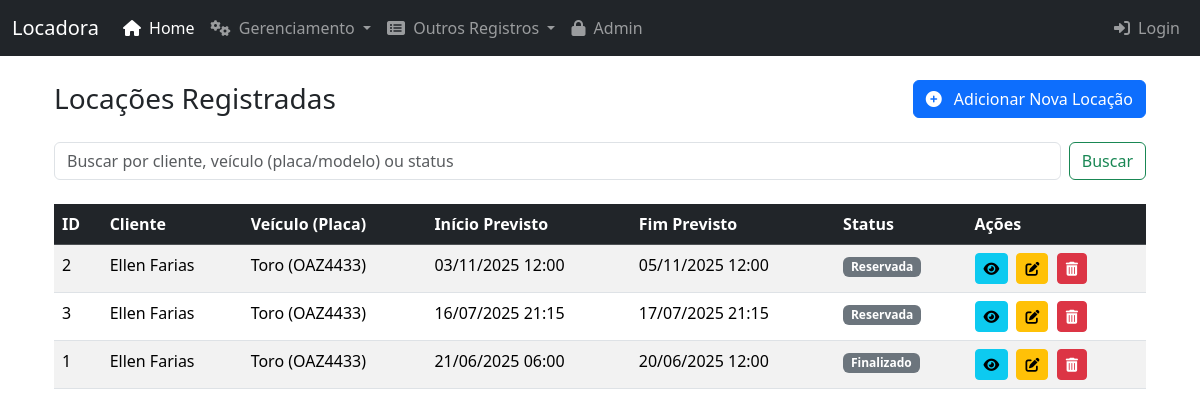
Screenshot of /locacoes/ with the database file from the repository.
### core/models.py (models this page shows, shortened)
class Locacao(models.Model):
    id_locacao = models.AutoField(primary_key=True)
    data_inicio = models.DateTimeField()
    data_fim_prevista = models.DateTimeField()
    data_fim_real = models.DateTimeField(null=True, blank=True)
    valor_total = models.DecimalField(max_digits=10, decimal_places=2, null=True, blank=True)
    status_locacao = models.CharField(max_length=20, default='Reservada')
    cliente = models.ForeignKey(Cliente, on_delete=models.PROTECT, related_name='locacoes')
    veiculo = models.ForeignKey(Veiculo, on_delete=models.PROTECT, related_name='locacoes')
    funcionario = models.ForeignKey(Funcionario, on_delete=models.SET_NULL, null=True, blank=True, related_name='locacoes_atendidas')
    agencia = models.ForeignKey(Agencia, on_delete=models.PROTECT, related_name='locacoes_origem')
    class Meta:
        verbose_name = "Locação"
        verbose_name_plural = "Locações"

class Cliente(models.Model):
    id_cliente = models.AutoField(primary_key=True)
    nome = models.CharField(max_length=100)
    sobrenome = models.CharField(max_length=100)
    cpf = models.CharField(max_length=14, unique=True) # Formato "XXX.XXX.XXX-XX"
    data_nascimento = models.DateField(null=True, blank=True)
    email = models.EmailField(unique=True)
    telefone = models.CharField(max_length=20)
    endereco = models.CharField(max_length=255)
    num_cnh = models.CharField(max_length=20, unique=True, null=True, blank=True)
    data_val_cnh = models.DateField(null=True, blank=True)
    class Meta:
        verbose_name = "Cliente"
        verbose_name_plural = "Clientes"

class Veiculo(models.Model):
    id_veiculo = models.AutoField(primary_key=True)
    placa = models.CharField(max_length=8, unique=True)
    marca = models.CharField(max_length=45)
    modelo = models.CharField(max_length=45)
    ano = models.IntegerField()
    cor = models.CharField(max_length=30)
    quilometragem = models.DecimalField(max_digits=10, decimal_places=2) # Pode ser IntegerField se for sempre km inteiros
    status_disponibilidade = models.CharField(max_length=20, default='Disponível')
    valor_diario = models.DecimalField(max_digits=10, decimal_places=2)
    tipo_veiculo = models.ForeignKey(TipoVeiculo, on_delete=models.SET_NULL, null=True, related_name='veiculos')
    class Meta:
        verbose_name = "Veículo"
        verbose_name_plural = "Veículos"

### core/views.py (the view, shortened to what this page needs)
# urls.py: path('locacoes/', views.lista_locacoes, name='lista_locacoes'),
def lista_locacoes(request):
    query = request.GET.get('q')
    locacoes = Locacao.objects.all().order_by('-data_inicio')
    return render(request, 'core/lista_locacoes.html', {'locacoes': locacoes})

### core/templates/core/lista_locacoes.html (shortened to what this page needs)
{% extends 'base.html' %}
{% block content %}
    <div class="d-flex justify-content-between align-items-center mb-4">
        <h1 class="h3 mb-0">Locações Registradas</h1>
        <a href="{% url 'adicionar_locacao' %}" class="btn btn-primary">
            <i class="fas fa-plus-circle me-2"></i> Adicionar Nova Locação
        </a>
    </div>
        <div class="mb-4">
        <form class="d-flex" method="GET" action="{% url 'lista_locacoes' %}">
            <input class="form-control me-2" type="search" placeholder="Buscar por cliente, veículo (placa/modelo) ou status" aria-label="Search" name="q" value="{{ query|default:'' }}">
            <button class="btn btn-outline-success" type="submit">Buscar</button>
        </form>
    </div>
    {% if locacoes %}
        <div class="table-responsive">
            <table class="table table-hover table-striped">
                <thead class="table-dark">
                    <tr>
                        <th>ID</th>
                        <th>Cliente</th>
                        <th>Veículo (Placa)</th>
                        <th>Início Previsto</th>
                        <th>Fim Previsto</th>
                        <th>Status</th>
                        <th>Ações</th>
                    </tr>
                </thead>
                <tbody>
                    {% for locacao in locacoes %}
                    <tr>
                        <td>{{ locacao.id_locacao }}</td>
                        <td>{{ locacao.cliente.nome }} {{ locacao.cliente.sobrenome }}</td>
                        <td>{{ locacao.veiculo.modelo }} ({{ locacao.veiculo.placa }})</td>
                        <td>{{ locacao.data_inicio|date:"d/m/Y H:i" }}</td>
                        <td>{{ locacao.data_fim_prevista|date:"d/m/Y H:i" }}</td>
                        <td><span class="badge bg-secondary">{{ locacao.status_locacao }}</span></td>
                        <td>
                            <a href="{% url 'detalhes_locacao' pk=locacao.pk %}" class="btn btn-info btn-sm me-1" title="Ver Detalhes">
                                <i class="fas fa-eye"></i>
                            </a>
                            <a href="{% url 'editar_locacao' pk=locacao.pk %}" class="btn btn-warning btn-sm me-1" title="Editar">
                                <i class="fas fa-edit"></i>
                            </a>
                            <a href="{% url 'excluir_locacao' pk=locacao.pk %}" class="btn btn-danger btn-sm" title="Excluir">
                                <i class="fas fa-trash-alt"></i>
                            </a>
                        </td>
                    </tr>
                    {% endfor %}
                </tbody>
            </table>
        </div>
    {% else %}
        <div class="alert alert-info" role="alert">
            Nenhuma locação registrada ainda. <a href="{% url 'adicionar_locacao' %}" class="alert-link">Adicionar a primeira locação?</a>
        </div>
    {% endif %}
{% endblock %}

### locadora_veiculos/templates/base.html (shortened to what this page needs)
{% load static %}
<!DOCTYPE html>
<html lang="pt-br">
<head>
    <link href="{% static 'css/bootstrap.min.css' %}" rel="stylesheet">
    <link rel="stylesheet" href="https://cdnjs.cloudflare.com/ajax/libs/font-awesome/6.0.0-beta3/css/all.min.css">
</head>
<body>
    <nav class="navbar navbar-expand-lg navbar-dark bg-dark">
        <div class="container-fluid">
            <a class="navbar-brand" href="{% url 'home' %}">Locadora</a>
            <div class="collapse navbar-collapse" id="navbarNav">
                <ul class="navbar-nav me-auto mb-2 mb-lg-0">
                    <li class="nav-item">
                        <a class="nav-link active" aria-current="page" href="{% url 'home' %}">
                            <i class="fas fa-home me-1"></i> Home
                        </a>
                    </li>
                    <li class="nav-item dropdown">
                        <a class="nav-link dropdown-toggle" href="#" id="navbarDropdownGerenciamento" role="button" data-bs-toggle="dropdown" aria-expanded="false">
                            <i class="fas fa-cogs me-1"></i> Gerenciamento
                        </a>
                    </li>
                    <li class="nav-item dropdown">
                        <a class="nav-link dropdown-toggle" href="#" id="navbarDropdownOutros" role="button" data-bs-toggle="dropdown" aria-expanded="false">
                            <i class="fas fa-list-alt me-1"></i> Outros Registros
                        </a>
                    </li>
                    <li class="nav-item">
                        <a class="nav-link" href="/admin/">
                            <i class="fas fa-lock me-1"></i> Admin
                        </a>
                    </li>
                </ul>
                <ul class="navbar-nav ms-auto">
                    {% if user.is_authenticated %}
                        <li class="nav-item dropdown">
                            <a class="nav-link dropdown-toggle" href="#" id="navbarUserDropdown" role="button" data-bs-toggle="dropdown" aria-expanded="false">
                                <i class="fas fa-user-circle me-1"></i> Olá, {{ user.username }}
                            </a>
                            <ul class="dropdown-menu dropdown-menu-end" aria-labelledby="navbarUserDropdown">
                                <li><hr class="dropdown-divider"></li>
                                <li><a class="dropdown-item" href="{% url 'logout' %}">Sair</a></li>
                            </ul>
                        </li>
                    {% else %}
                        <li class="nav-item">
                            <a class="nav-link" href="{% url 'login' %}">
                                <i class="fas fa-sign-in-alt me-1"></i> Login
                            </a>
                        </li>
                    {% endif %}
                </ul>
            </div>
        </div>
    </nav>
    <div class="container mt-3">
        <div class="container mt-4">
            {% block content %}
            {% endblock %}
        </div>
    </div>
</body>
</html>

### rows the page displays
Locacao: id_locacao "2", cliente.nome "Ellen", cliente.sobrenome "Farias", veiculo.modelo "Toro", veiculo.placa "OAZ4433", data_inicio "03/11/2025 12:00", data_fim_prevista "05/11/2025 12:00", status_locacao "Reservada"
Locacao: id_locacao "3", cliente.nome "Ellen", cliente.sobrenome "Farias", veiculo.modelo "Toro", veiculo.placa "OAZ4433", data_inicio "16/07/2025 21:15", data_fim_prevista "17/07/2025 21:15", status_locacao "Reservada"
Locacao: id_locacao "1", cliente.nome "Ellen", cliente.sobrenome "Farias", veiculo.modelo "Toro", veiculo.placa "OAZ4433", data_inicio "21/06/2025 06:00", data_fim_prevista "20/06/2025 12:00", status_locacao "Finalizado"
